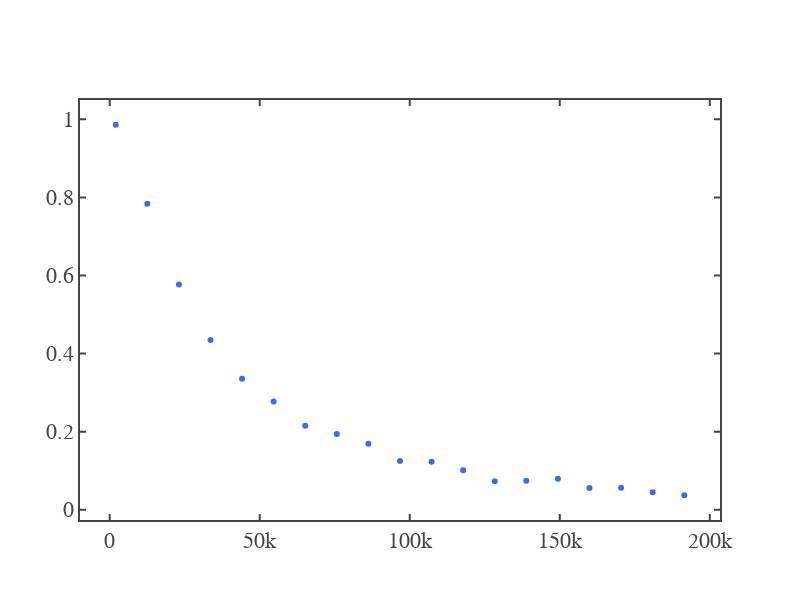

Notebook cell for this chart:
### Code cell
# For Lifetime Measurement

x_old=delay1+delay2+read_on+timeRange[:-1]
y_old=signal_data
fig = go.Figure()
fig.add_scatter(x=x_old,y=y_old,mode='markers',marker=dict(color="royalblue"),name='Experimental Data' )
fig.update_layout(template = fig_template,width=800,height=600)
fig.show()

### Figure 1 — Plotly figure (JSON) as saved in the notebook; plotly's stock layout.template omitted (floating-point values rounded to 4 significant figures)
{"data": [{"marker": {"color": "royalblue"}, "mode": "markers", "name": "Experimental Data", "type": "scatter", "x": [2016, 12540.0, 23070.0, 33590.0, 44120.0, 54650.0, 65170.0, 75700.0, 86230.0, 96750.0, 107300.0, 117800.0, 128300.0, 138900.0, 149400.0, 159900.0, 170400.0, 181000.0, 191500.0], "y": [0.986, 0.784, 0.5772, 0.4348, 0.3358, 0.2769, 0.2154, 0.1939, 0.1692, 0.125, 0.1229, 0.1014, 0.07306, 0.07438, 0.0792, 0.05597, 0.05631, 0.04477, 0.03716]}], "layout": {"height": 600, "width": 800, "xaxis": {"autorange": true, "range": [-9899.0, 203400.0], "type": "linear"}, "yaxis": {"autorange": true, "range": [-0.02622, 1.049], "type": "linear"}}}
